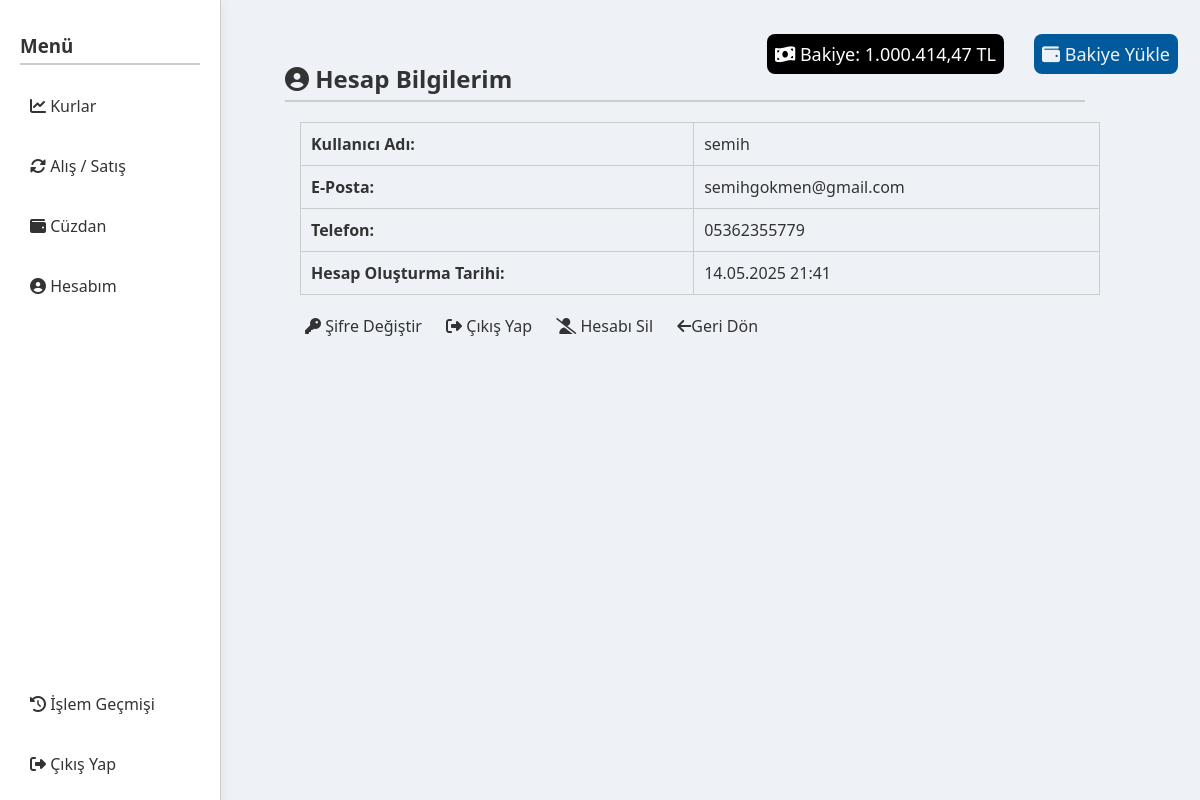
The app's page /account.php (signed in) with its own data.
### tables this page shows
CREATE TABLE `users` (
  `user_id` int(11) NOT NULL,
  `username` varchar(50) NOT NULL,
  `password` varchar(255) NOT NULL,
  `balance` decimal(10,2) DEFAULT 0.00,
  `is_admin` tinyint(1) DEFAULT 0,
  `email` varchar(255) NOT NULL,
  `phone` varchar(255) NOT NULL,
  `created_at` datetime DEFAULT current_timestamp()
);

### account.php (the view, shortened to what this page needs)
<?php
include 'db.php';
$user_id = $_SESSION['user_id'];
$query = $conn->query("SELECT username, email, phone, created_at FROM users WHERE user_id = $user_id");
$user = $query->fetch_assoc();
?>
<!DOCTYPE html>
<html>
<head>
    <link rel="stylesheet" href="style.css?v=2">
    <link rel="stylesheet" href="https://cdnjs.cloudflare.com/ajax/libs/font-awesome/6.5.0/css/all.min.css">
</head>
<body style="padding-left: 200px;">
<div class="balance-container">
    <div class="balance-box">
        <?php
        $res = $conn->query("SELECT balance FROM users WHERE user_id = $user_id");
        $row = $res->fetch_assoc();
        echo "<p style = 'background-color :black; padding:8px; border-radius:8px; color:white;'><i class='fas fa-money-bill-wave'></i> Bakiye: " . number_format($row['balance'], 2, ',', '.') . " TL</p>";
        ?>
    </div>
    <a href="add_balance_form.php" class="balance-btn"><i class="fas fa-wallet"></i> Bakiye Yükle</a>
</div>
<div class="sidebar">
    <h3 class="nav-title" style="margin-top: 1px;">Menü</h3>
    <a href="dashboard.php"><i class="fas fa-chart-line"></i> Kurlar</a>
    <a href="dashboard.php#buy"><i class="fas fa-sync-alt"></i> Alış / Satış</a>
    <a href="wallets.php"><i class="fas fa-wallet"></i> Cüzdan</a>
    <a href="account.php"><i class="fas fa-user-circle"></i> Hesabım</a>
    <div class="bottom-buttons">
        <a href="transactions.php"><i class="fas fa-history"></i> İşlem Geçmişi</a>
        <a href="logout.php" style="margin-bottom: 30px;"><i class="fas fa-sign-out-alt"></i> Çıkış Yap</a>
    </div>
</div>
    <div class="main-content">
        <h2><i class="fas fa-user-circle"></i> Hesap Bilgilerim</h2>
        <table class="account-info">
            <tr><th>Kullanıcı Adı:</th><td><?= htmlspecialchars($user['username']) ?></td></tr>
            <tr><th>E-Posta:</th><td><?= htmlspecialchars($user['email']) ?></td></tr>
            <tr><th>Telefon:</th><td><?= htmlspecialchars($user['phone']) ?></td></tr>
            <tr><th>Hesap Oluşturma Tarihi:</th><td><?= date("d.m.Y H:i", strtotime($user['created_at'])) ?></td></tr>
        </table>
        <div class="account-buttons" style="margin: 20px 10px;">
            <a href="password_change_form.php" class="button"><i class="fas fa-key"></i> Şifre Değiştir</a>
            <a href="logout.php" class="button"><i class="fas fa-sign-out-alt"></i> Çıkış Yap</a>
            <a href="delete_account.php" class="button delete" onclick="return confirm('⚠️ Hesabınız kalıcı olarak silinecektir. Emin misiniz?');"><i class="fas fa-user-slash"></i> Hesabı Sil</a>
            <a href="dashboard.php"><i class="fa fa-arrow-left"></i>Geri Dön</a>
        </div>
    </div>
</body>
</html>

### style.css (style rules this page uses)
:root { --bg-color: #eef2f7; --text-color: #333; --card-bg: #fff; --accent: #242424; --hover: #1b5fab; --border-color: #ccc; }
body { font-family: 'Segoe UI', sans-serif; background-color: var(--bg-color); color: var(--text-color); padding: 30px; max-width: 800px; margin: auto; transition: 0.3s all; }
.sidebar { position: fixed; top: 0; left: 0; width: 180px; height: 100vh; background-color: var(--card-bg); border-right: 1px solid var(--border-color); padding: 20px; box-shadow: 2px 0 10px rgba(0,0,0,0.05); display: flex; flex-direction: column; justify-content: space-between; z-index: 100; }
.sidebar a { color: var(--text-color); padding: 15px 10px; margin-bottom: 8px; border-radius: 6px; text-decoration: none; transition: background 0.2s; }
.nav-title { font-weight: bold; margin-bottom: 15px; }
.bottom-buttons { display: inline-block; gap: 10px; margin-top: auto; }
h2, h3 { color: var(--text-color); border-bottom: 2px solid var(--border-color); padding-bottom: 5px; padding-top: 12px; }
table { width: 100%; border-collapse: collapse; margin: 15px; }
table, th, td { border: 1px solid var(--border-color); padding: 10px; text-align: left; }
a { text-decoration: none; color: var(--accent); display: inline-block; }
.balance-container { position: fixed; top: 10px; right: 10px; display: flex; align-items: center; gap: 10px; font-size: 18px; z-index: 999; background-color: var(--background-color); padding: 6px 12px; border-radius: 8px; }
.balance-container a { color: var(--bg-color); text-decoration: none; background-color: #005A9C; border-radius: 6px; font-size: 18px; transition: 0.2s ease; margin-left: 20px; padding: 8px; border-radius: 8px; }
.account-buttons a { color: var(--text-color); margin: 0px 10px; }

### records on screen
users: balance "1.000.414,47", username "semih", email "semihgokmen@gmail.com", phone "05362355779", created_at "14.05.2025 21:41"
